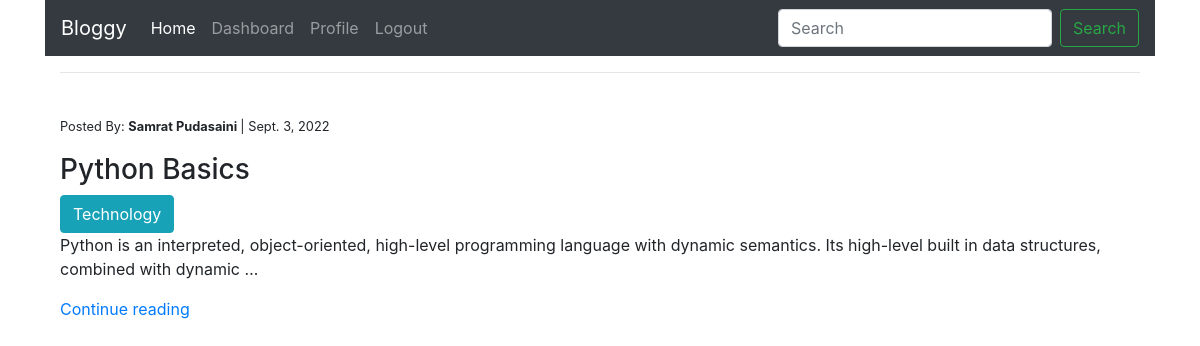
Before: / (signed in) with the older database file.
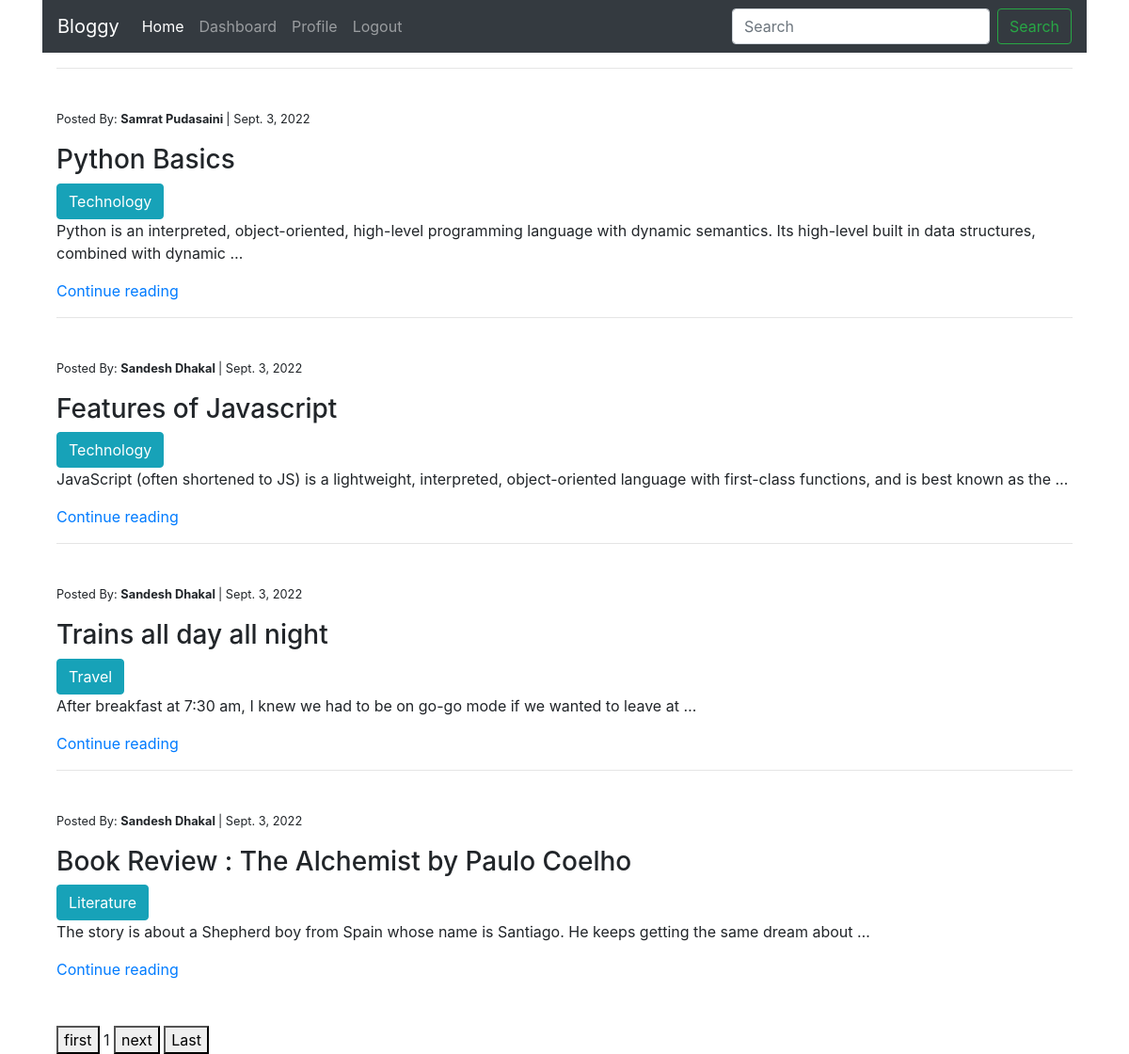
After: the same page with the newer database file.
### posts/models.py (models this page shows, shortened)
class Post(models.Model):
    title = models.CharField(max_length=100)
    content = models.TextField()
    published_date = models.DateField(auto_now=True)
    category = models.ForeignKey(Category, on_delete=models.CASCADE, null=True)
    user = models.ForeignKey(User,on_delete=models.CASCADE,null=True,blank=True)
    slug = models.SlugField(null=True, unique=True)

class Category(models.Model):
    name = models.CharField(max_length=100)
    def __str__(self):
        return self.name

### posts/views.py (the view)
# urls.py: path("",views.blogs,name="blogs"),
@login_required
def blogs(request):
    blogs = Post.objects.order_by('-published_date')
    paginator = Paginator(blogs, 3)
    page_number = request.GET.get('page')
    page_obj = paginator.get_page(page_number)
    data = {'blogs':blogs, 'page_obj': page_obj}
    return render(request,'blogs.html',data)

### templates/blogs.html (shortened to what this page needs)
{% extends 'base.html' %} {% load static %} {% block content %}
<main>
	<div class="container">
		{% for blog in blogs %}
		<div>
			<hr />
			<br />
			<p>
				<small>
					Posted By:
					<b> {{ blog.user.first_name }} {{blog.user.last_name}} </b>
					| {{blog.published_date}}
				</small>
			</p>
			<h3>{{blog.title}}</h3>
			<button class="btn btn-info">{{blog.category}}</button>
			<p>{{blog.content|truncatewords:20}}</p>
			<a href="{% url 'blog_details' blog.slug %}">Continue reading</a>
		</div>
		{% endfor %}
		<br />
		<br />
		<div class="pagination">
			<span class="step-links">
				 {% if page_obj.has_next %}
				<a href="?page=1"> <button>first</button></a>
				<span class="current"> {{ page_obj.number }} </span>
				<a href="?page={{ page_obj.next_page_number }}"
					><button>next</button></a
				>
				<a href="?page={{ page_obj.paginator.num_pages }}"
					><button>Last</button></a
				>
				{% endif %}
			</span>
		</div>
	</div>
</main>
{% endblock %}

### templates/base.html (shortened to what this page needs)
<!DOCTYPE html>
<html lang="en">
	<head>
		<link
			rel="stylesheet"
			href="https://cdn.jsdelivr.net/npm/bootstrap@4.3.1/dist/css/bootstrap.min.css"
		/>
	</head>
	<div class="container">
		<nav class="navbar navbar-expand-lg navbar-dark bg-dark position-sticky">
			<a class="navbar-brand" href="/">Bloggy</a>
			<div class="collapse navbar-collapse" id="navbarTogglerDemo03">
				<ul class="navbar-nav mr-auto mt-2 mt-lg-0">
					<li class="nav-item active">
						<a class="nav-link" href="{% url 'blogs' %}">Home </a>
					</li>
					{% if user.is_authenticated %}
					<li class="nav-item">
						<a class="nav-link" href="{%url 'dashboard'%}">Dashboard</a>
					</li>
					<li class="nav-item">
						<a class="nav-link" href="{%url 'profile'%}">Profile</a>
					</li>
					<li class="nav-item">
						<a class="nav-link" href="{%url 'logout'%}">Logout</a>
					</li>
					{% endif %}
				</ul>
				<form
					method="GET"
					action="{% url 'search' %}"
					class="form-inline my-2 my-lg-0"
				>
					<input
						class="form-control mr-sm-2"
						type="search"
						placeholder="Search"
						aria-label="Search"
						name="keyword"
					/>
					<button class="btn btn-outline-success my-2 my-sm-0" type="submit">
						Search
					</button>
				</form>
			</div>
		</nav>
		<div>{% block content %} {% endblock %}</div>
	</div>
</html>

Changed rows visible on the page:
added Post: user.first_name "Sandesh", user.last_name "Dhakal", published_date "Sept. 3, 2022", title "Features of Javascript", category "Technology", content "JavaScript (often shortened to JS) is a lightweight, interpreted, object-oriented language with first-class functions, and is best known as the …"
added Post: user.first_name "Sandesh", user.last_name "Dhakal", published_date "Sept. 3, 2022", title "Trains all day all night", category "Travel", content "After breakfast at 7:30 am, I knew we had to be on go-go mode if we wanted to leave at …"
added Post: user.first_name "Sandesh", user.last_name "Dhakal", published_date "Sept. 3, 2022", title "Book Review : The Alchemist by Paulo Coelho", category "Literature", content "The story is about a Shepherd boy from Spain whose name is Santiago. He keeps getting the same dream about …"
Other visible differences:
{{ page_obj.number }}: (not shown) → "1"
text now shown: "first next Last"
